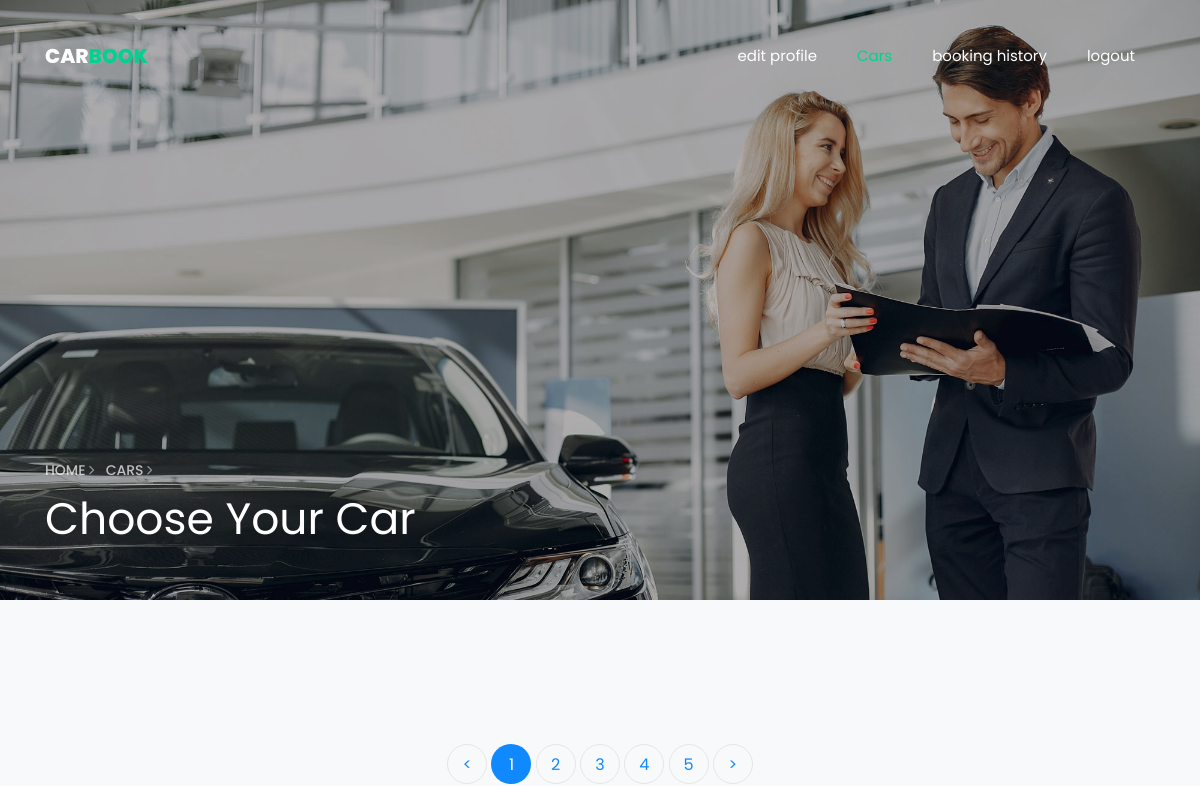
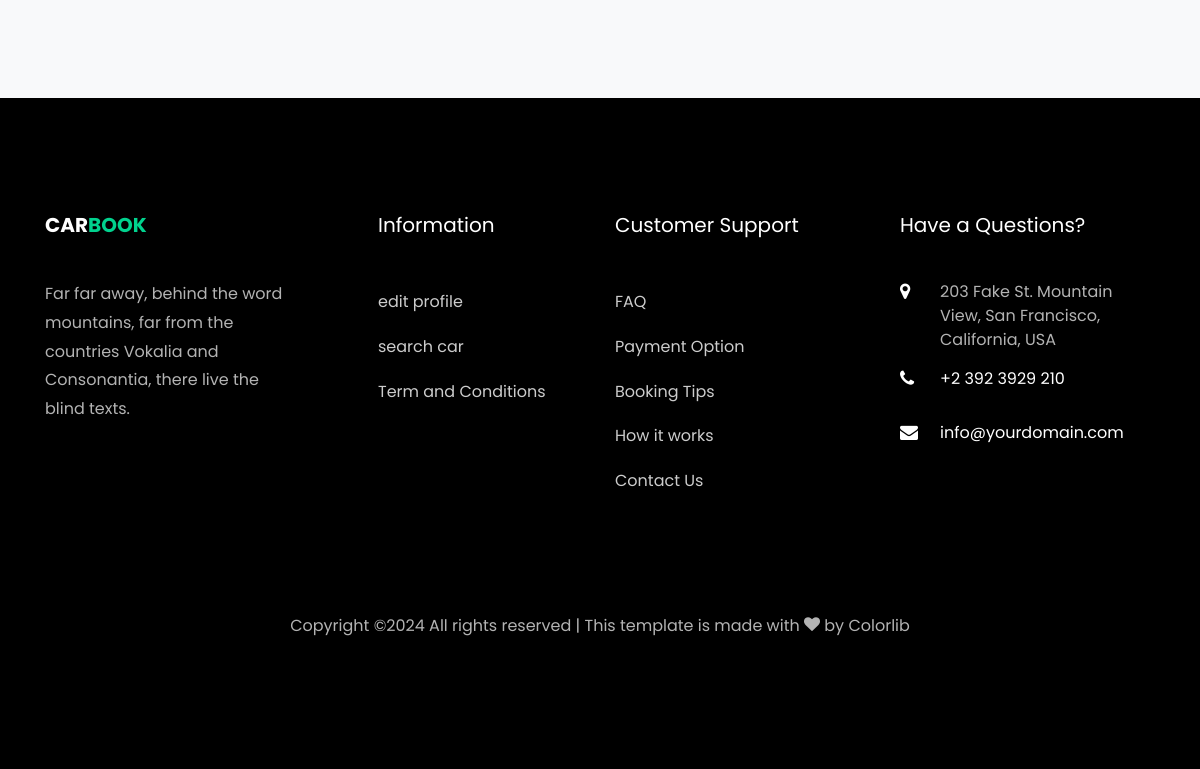
The app's page /cars, older data (2 pictures, top to bottom).
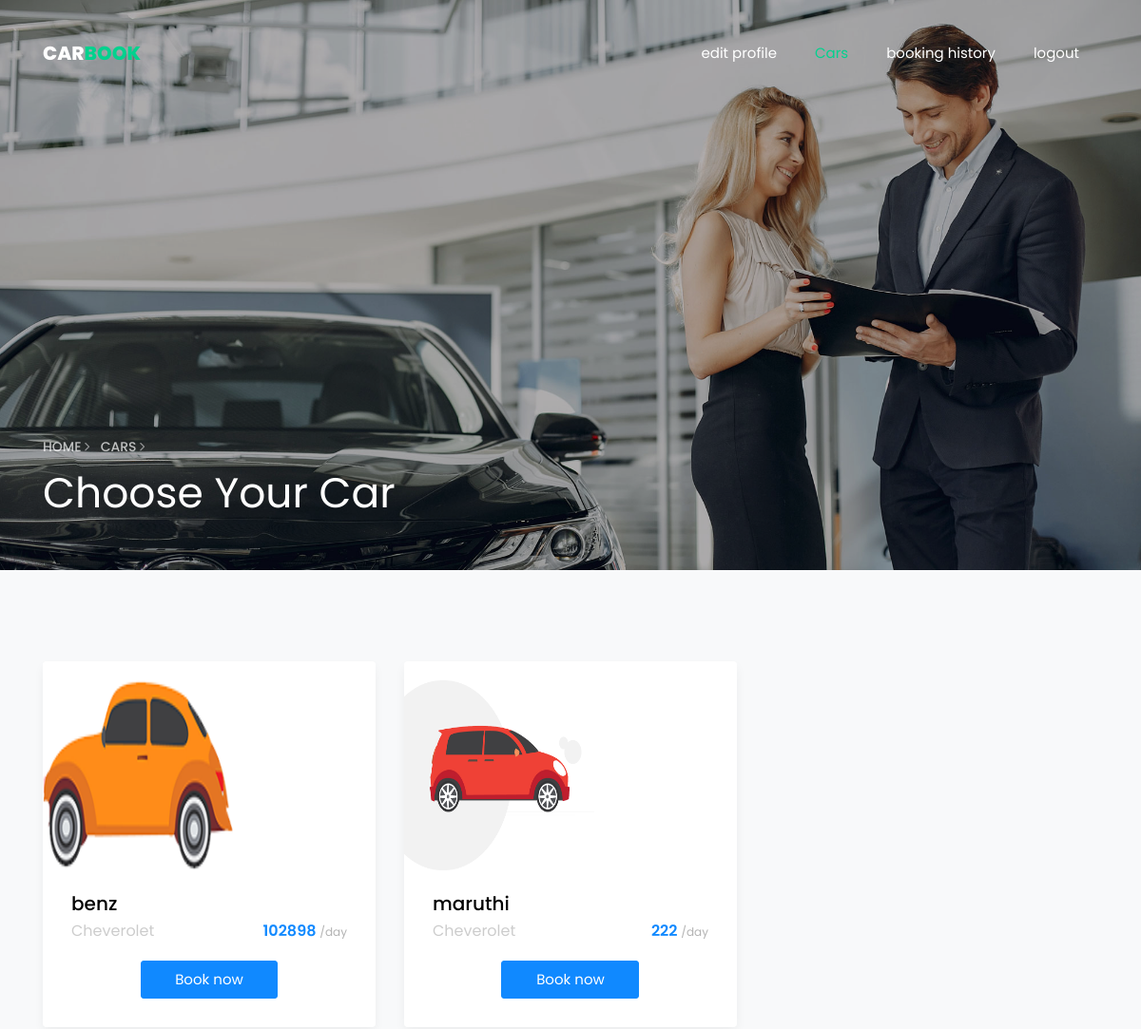
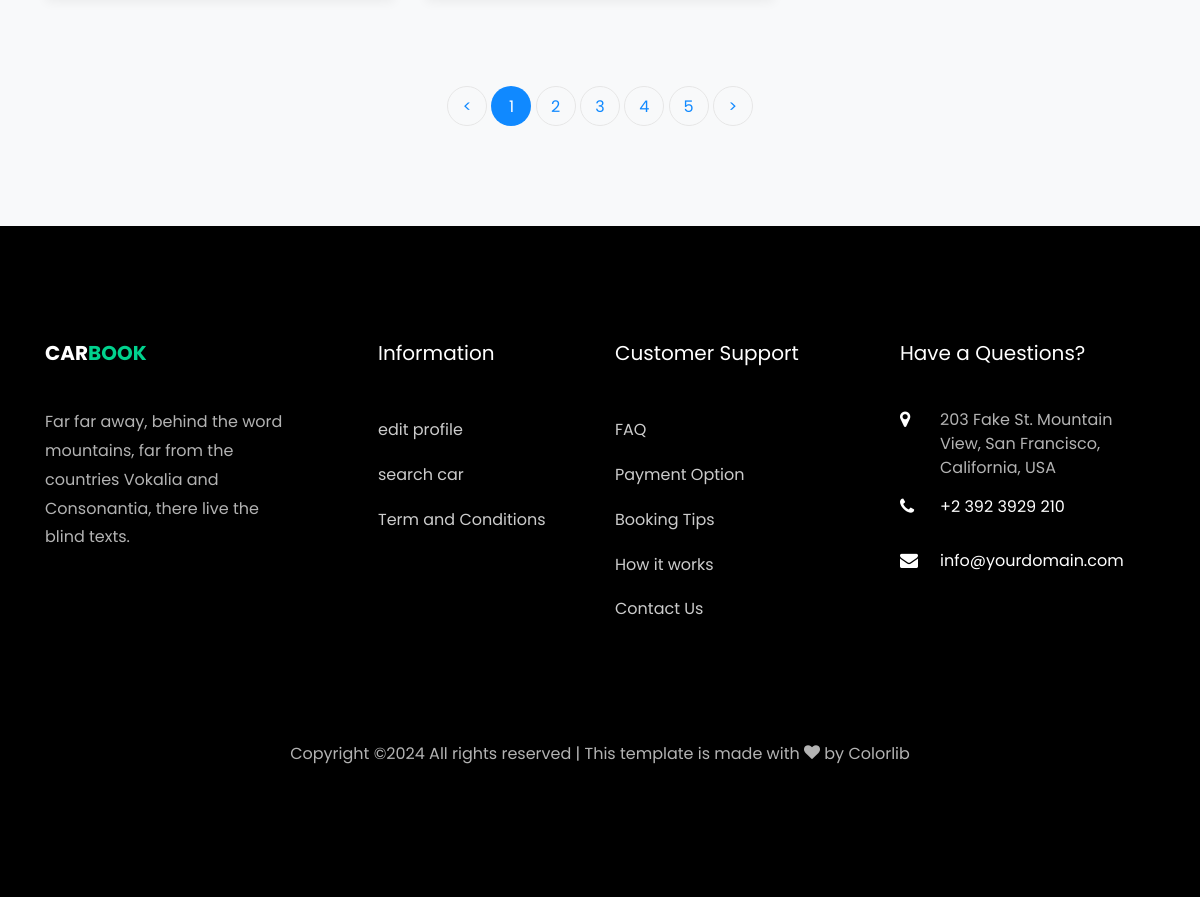
The same page, newer data (2 pictures, top to bottom).
### app/models.py (models this page shows)
class Car(models.Model):
    company_id=models.ForeignKey(CustomUser, on_delete=models.CASCADE)
    car_name=models.CharField(max_length=100)
    price=models.IntegerField()
    image=models.FileField()
    model=models.CharField(max_length=100)

### app/views.py (the view)
# urls.py: path('cars',views.cars,name="cars"),
def cars(request):
    car = Car.objects.all()
    return render(request, 'user/car.html',{'car':car} )

### template/user/car.html (shortened to what this page needs)
<!DOCTYPE html>
<html lang="en">
  <head>
	  {% load static %}
    <link rel="stylesheet" href="{% static 'css/open-iconic-bootstrap.min.css' %}">
    <link rel="stylesheet" href="{% static 'css/animate.css' %}">
    <link rel="stylesheet" href="{% static 'css/owl.carousel.min.css' %}">
    <link rel="stylesheet" href="{% static 'css/owl.theme.default.min.css' %}">
    <link rel="stylesheet" href="{% static 'css/magnific-popup.css' %}">
    <link rel="stylesheet" href="{% static 'css/aos.css' %}">
    <link rel="stylesheet" href="{% static 'css/ionicons.min.css' %}">
    <link rel="stylesheet" href="{% static 'css/bootstrap-datepicker.css' %}">
    <link rel="stylesheet" href="{% static 'css/jquery.timepicker.css' %}">
    <link rel="stylesheet" href="{% static 'css/flaticon.css' %}">
    <link rel="stylesheet" href="{% static 'css/icomoon.css' %}">
    <link rel="stylesheet" href="{% static 'css/style.css' %}">
  </head>
  <body>
	  <nav class="navbar navbar-expand-lg navbar-dark ftco_navbar bg-dark ftco-navbar-light" id="ftco-navbar">
	    <div class="container">
	      <a class="navbar-brand" href="">Car<span>Book</span></a>
	      <div class="collapse navbar-collapse" id="ftco-nav">
	        <ul class="navbar-nav ml-auto">
	          <li class="nav-item"><a href="{% url 'edit_profile' %}" class="nav-link">edit profile</a></li>
	          <li class="nav-item active"><a href="{% url 'cars' %}" class="nav-link">Cars</a></li>
	          <li class="nav-item"><a href="blog.html" class="nav-link">booking history</a></li>
	          <li class="nav-item"><a href="{% url 'logout' %}" class="nav-link">logout</a></li>
	        </ul>
	      </div>
	    </div>
	  </nav>
    <section class="hero-wrap hero-wrap-2 js-fullheight" style="background-image: url({% static 'images/bg_3.jpg' %});" data-stellar-background-ratio="0.5">
      <div class="overlay"></div>
      <div class="container">
        <div class="row no-gutters slider-text js-fullheight align-items-end justify-content-start">
          <div class="col-md-9 ftco-animate pb-5">
          	<p class="breadcrumbs"><span class="mr-2"><a href="{% url 'index' %}">Home <i class="ion-ios-arrow-forward"></i></a></span> <span>Cars <i class="ion-ios-arrow-forward"></i></span></p>
            <h1 class="mb-3 bread">Choose Your Car</h1>
          </div>
        </div>
      </div>
    </section>
		<section class="ftco-section bg-light">
    	<div class="container">
    		<div class="row">
	        {% for i in car %}
    			<div class="col-md-4">
    				<div class="car-wrap rounded ftco-animate">
    					<div class="img rounded d-flex align-items-end" >
                            <img src="{{ i.image.url }}" style="width:200px; height:200px;">
    					</div>
    					<div class="text">
    						<h2 class="mb-0"><a href="car-single.html">{{ i.car_name }}</a></h2>
    						<div class="d-flex mb-3">
	    						<span class="cat">Cheverolet</span>
	    						<p class="price ml-auto">{{ i.price }} <span>/day</span></p>
    						</div>
    						<p class="d-flex mb-0 d-block"><a href="#" class="btn btn-primary py-2 mx-auto">Book now</a> </p>
    					</div>
    				</div>
    			</div>
    			{% endfor %}
    		</div>
    		<div class="row mt-5">
          <div class="col text-center">
            <div class="block-27">
              <ul>
                <li><a href="#">&lt;</a></li>
                <li class="active"><span>1</span></li>
                <li><a href="#">2</a></li>
                <li><a href="#">3</a></li>
                <li><a href="#">4</a></li>
                <li><a href="#">5</a></li>
                <li><a href="#">&gt;</a></li>
              </ul>
            </div>
          </div>
        </div>
    	</div>
    </section>
    <footer class="ftco-footer ftco-bg-dark ftco-section">
      <div class="container">
        <div class="row mb-5">
          <div class="col-md">
            <div class="ftco-footer-widget mb-4">
              <h2 class="ftco-heading-2"><a href="#" class="logo">Car<span>book</span></a></h2>
              <p>Far far away, behind the word mountains, far from the countries Vokalia and Consonantia, there live the blind texts.</p>
              <ul class="ftco-footer-social list-unstyled float-md-left float-lft mt-5">
              </ul>
            </div>
          </div>
          <div class="col-md">
            <div class="ftco-footer-widget mb-4 ml-md-5">
              <h2 class="ftco-heading-2">Information</h2>
              <ul class="list-unstyled">
                <li><a href="#" class="py-2 d-block">edit profile</a></li>
                <li><a href="#" class="py-2 d-block">search car</a></li>
                <li><a href="#" class="py-2 d-block">Term and Conditions</a></li>
              </ul>
            </div>
          </div>
          <div class="col-md">
             <div class="ftco-footer-widget mb-4">
              <h2 class="ftco-heading-2">Customer Support</h2>
              <ul class="list-unstyled">
                <li><a href="#" class="py-2 d-block">FAQ</a></li>
                <li><a href="#" class="py-2 d-block">Payment Option</a></li>
                <li><a href="#" class="py-2 d-block">Booking Tips</a></li>
                <li><a href="#" class="py-2 d-block">How it works</a></li>
                <li><a href="#" class="py-2 d-block">Contact Us</a></li>
              </ul>
            </div>
          </div>
          <div class="col-md">
            <div class="ftco-footer-widget mb-4">
            	<h2 class="ftco-heading-2">Have a Questions?</h2>
            	<div class="block-23 mb-3">
	              <ul>
	                <li><span class="icon icon-map-marker"></span><span class="text">203 Fake St. Mountain View, San Francisco, California, USA</span></li>
	                <li><a href="#"><span class="icon icon-phone"></span><span class="text">+2 392 3929 210</span></a></li>
	                <li><a href="#"><span class="icon icon-envelope"></span><span class="text">info@yourdomain.com</span></a></li>
	              </ul>
	            </div>
            </div>
          </div>
        </div>
        <div class="row">
          <div class="col-md-12 text-center">
            <p>
  Copyright &copy;<script>document.write(new Date().getFullYear());</script> All rights reserved | This template is made with <i class="icon-heart color-danger" aria-hidden="true"></i> by <a href="https://colorlib.com" target="_blank">Colorlib</a>
  </p>
          </div>
        </div>
      </div>
    </footer>
  </body>
</html>

### static/css/icomoon.css (style rules this page uses)
[class^="icon-"], [class*=" icon-"] { font-family: 'icomoon' !important; speak: none; font-style: normal; font-weight: normal; font-variant: normal; text-transform: none; line-height: 1; -webkit-font-smoothing: antialiased; -moz-osx-font-smoothing: grayscale; }
.icon-heart:before { content: "\f004"; }
.icon-map-marker:before { content: "\f041"; }
.icon-phone:before { content: "\f095"; }
.icon-envelope:before { content: "\f0e0"; }

Row changes from the older to the newer data that the page shows:
added Car: image (picture), car_name "benz", price "102898"
added Car: image (picture), car_name "maruthi", price "222"
